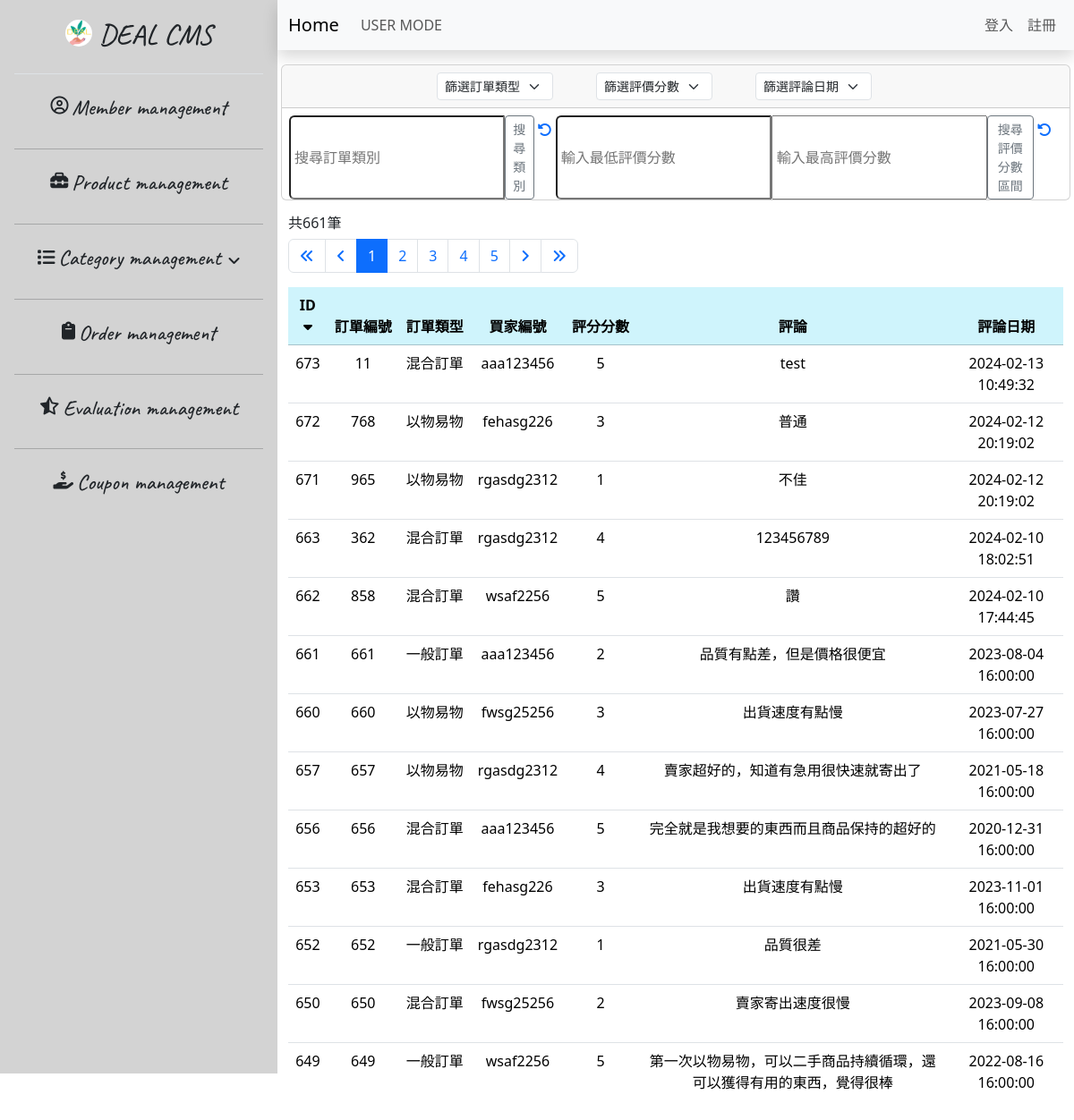
Page /51.evaluation_list-no-admin.php on the committed database.
### tables this page shows
CREATE TABLE `evaluations` (
  `id` int NOT NULL,
  `order_id` int NOT NULL,
  `rating` int NOT NULL,
  `comments` varchar(500) DEFAULT NULL,
  `evaluation_date` timestamp NOT NULL DEFAULT CURRENT_TIMESTAMP
);

CREATE TABLE `orders` (
  `id` int NOT NULL,
  `order_type` varchar(10) NOT NULL,
  `seller_id` varchar(20) NOT NULL,
  `buyer_id` varchar(20) NOT NULL,
  `product_id` int NOT NULL,
  `shipment_fee` int NOT NULL,
  `payment_status` varchar(10) NOT NULL,
  `shipment_status` varchar(10) NOT NULL,
  `order_date` timestamp NOT NULL DEFAULT CURRENT_TIMESTAMP,
  `complete_status` varchar(10) NOT NULL,
  `complete_date` varchar(30) DEFAULT NULL
);

### 51.evaluation_list-no-admin.php (the view, shortened to what this page needs)
<?php
require __DIR__ . '/0.parts/pdo-connect.php';
$page = isset($_GET['page']) ? intval($_GET['page']) : 1;
$perPage = 25;
$t_sql = "SELECT COUNT(1) FROM evaluations";
$totalRows = $pdo->query($t_sql)->fetch(PDO::FETCH_NUM)[0];
$totalPages = ceil($totalRows / $perPage);
if ($totalRows) {
    $sql = sprintf("SELECT evaluations.id, order_id, order_type, buyer_id, rating, comments, evaluation_date FROM evaluations JOIN orders ON evaluations.order_id = orders.id ORDER BY id DESC LIMIT %s, %s", ($page - 1) * $perPage, $perPage);
    $rows = $pdo->query($sql)->fetchAll();
}
?>
<?php include __DIR__ . '/0.parts/html-head.php' ?>
<?php include __DIR__ . '/0.parts/sidebar.php' ?>
<div class="container-fluid px-0 mx-0">
    <?php include __DIR__ . '/0.parts/navbar.50_evaluation.php' ?>
    <div class="container-fluid table-bordered table-striped overflow-auto">
        <div class="row mt-3">
            <div class="col">
                <h6>共<?= $totalRows ?>筆</h6>
                <nav aria-label="Page navigation example">
                    <ul class="pagination">
                        <li class="page-item">
                            <a class="page-link" href="?page=1">
                                <i class="fa-solid fa-angles-left"></i>
                            </a>
                        </li>
                        <li class="page-item">
                            <a class="page-link" href="?page=<?= $page != 1 ? $page - 1 : 1 ?>">
                                <i class="fa-solid fa-angle-left"></i>
                            </a>
                        </li>
                        <?php $visiblePageRange = 5;
                        $startPage = max(1, $page - floor($visiblePageRange / 2));
                        $endPage = min($totalPages, $startPage + $visiblePageRange - 1); ?>
                        <?php for ($i = $startPage; $i <= $endPage; $i++) : ?>
                            <li class="page-item <?= $page == $i ? 'active' : '' ?>">
                                <a class="page-link" href="?page=<?= $i ?>"><?= $i ?></a>
                            </li>
                        <?php endfor ?>
                        <li class="page-item">
                            <a class="page-link" href="?page=<?= $page != 45 ? $page + 1 : 45 ?>">
                                <i class="fa-solid fa-angle-right"></i>
                            </a>
                        </li>
                        <li class="page-item">
                            <a class="page-link" href="?page=45">
                                <i class="fa-solid fa-angles-right"></i>
                            </a>
                        </li>
                    </ul>
                </nav>
            </div>
        </div>
        <div class="row">
            <div class="col">
                <table id="myTable" class="table table-hover sortable-table">
                    <thead>
                        <tr class="table-info text-center">
                            <th>ID<i id="sortIcon" class="fa-solid fa-caret-down" onclick="sortTable()" title="變更排序"></th>
                            <th class="text-nowrap">訂單編號</th>
                            <th class="text-nowrap">訂單類型</th>
                            <th class="text-nowrap">買家編號</th>
                            <th class="text-nowrap">評分分數</th>
                            <th>評論</th>
                            <th class="text-nowrap">評論日期</th>
                        </tr>
                    </thead>
                    <tbody>
                        <?php foreach ($rows as $r) : ?>
                            <tr class="text-center">
                                <td><?= $r['id'] ?></td>
                                <td><?= $r['order_id'] ?></td>
                                <td><?= $r['order_type'] ?></td>
                                <td><?= $r['buyer_id'] ?></td>
                                <td><?= $r['rating'] ?></td>
                                <td><?= $r['comments'] ?></td>
                                <td><?= $r['evaluation_date'] ?></td>
                            </tr>
                        <?php endforeach ?>
                    </tbody>
                </table>
            </div>
        </div>
    </div>
</div>
<?php include __DIR__ . '/0.parts/html-foot.php' ?>

### 0.parts/html-head.php (style rules this page uses)
body { height: 1200px; }

### 51.evaluation_list-no-admin.php (style rules this page uses)
.overflow-auto { height: 1000px; }

### rows in the picture
evaluations: id "673", order "11", order.order_type "混合訂單", order.buyer_id "aaa123456", rating "5", comments "test", evaluation_date "2024-02-13 10:49:32"
evaluations: id "672", order "768", order.order_type "以物易物", order.buyer_id "fehasg226", rating "3", comments "普通", evaluation_date "2024-02-12 20:19:02"
evaluations: id "671", order "965", order.order_type "以物易物", order.buyer_id "rgasdg2312", rating "1", comments "不佳", evaluation_date "2024-02-12 20:19:02"
evaluations: id "663", order "362", order.order_type "混合訂單", order.buyer_id "rgasdg2312", rating "4", comments "123456789", evaluation_date "2024-02-10 18:02:51"
evaluations: id "662", order "858", order.order_type "混合訂單", order.buyer_id "wsaf2256", rating "5", comments "讚", evaluation_date "2024-02-10 17:44:45"
evaluations: id "661", order "661", order.order_type "一般訂單", order.buyer_id "aaa123456", rating "2", comments "品質有點差，但是價格很便宜", evaluation_date "2023-08-04 16:00:00"
evaluations: id "660", order "660", order.order_type "以物易物", order.buyer_id "fwsg25256", rating "3", comments "出貨速度有點慢", evaluation_date "2023-07-27 16:00:00"
evaluations: id "657", order "657", order.order_type "以物易物", order.buyer_id "rgasdg2312", rating "4", comments "賣家超好的，知道有急用很快速就寄出了", evaluation_date "2021-05-18 16:00:00"
evaluations: id "656", order "656", order.order_type "混合訂單", order.buyer_id "aaa123456", rating "5", comments "完全就是我想要的東西而且商品保持的超好的", evaluation_date "2020-12-31 16:00:00"
evaluations: id "653", order "653", order.order_type "混合訂單", order.buyer_id "fehasg226", rating "3", comments "出貨速度有點慢", evaluation_date "2023-11-01 16:00:00"
evaluations: id "652", order "652", order.order_type "一般訂單", order.buyer_id "rgasdg2312", rating "1", comments "品質很差", evaluation_date "2021-05-30 16:00:00"
evaluations: id "650", order "650", order.order_type "混合訂單", order.buyer_id "fwsg25256", rating "2", comments "賣家寄出速度很慢", evaluation_date "2023-09-08 16:00:00"
evaluations: id "649", order "649", order.order_type "一般訂單", order.buyer_id "wsaf2256", rating "5", comments "第一次以物易物，可以二手商品持續循環，還可以獲得有用的東西，覺得很棒", evaluation_date "2022-08-16 16:00:00"

### other values in the picture
$totalRows "661"
